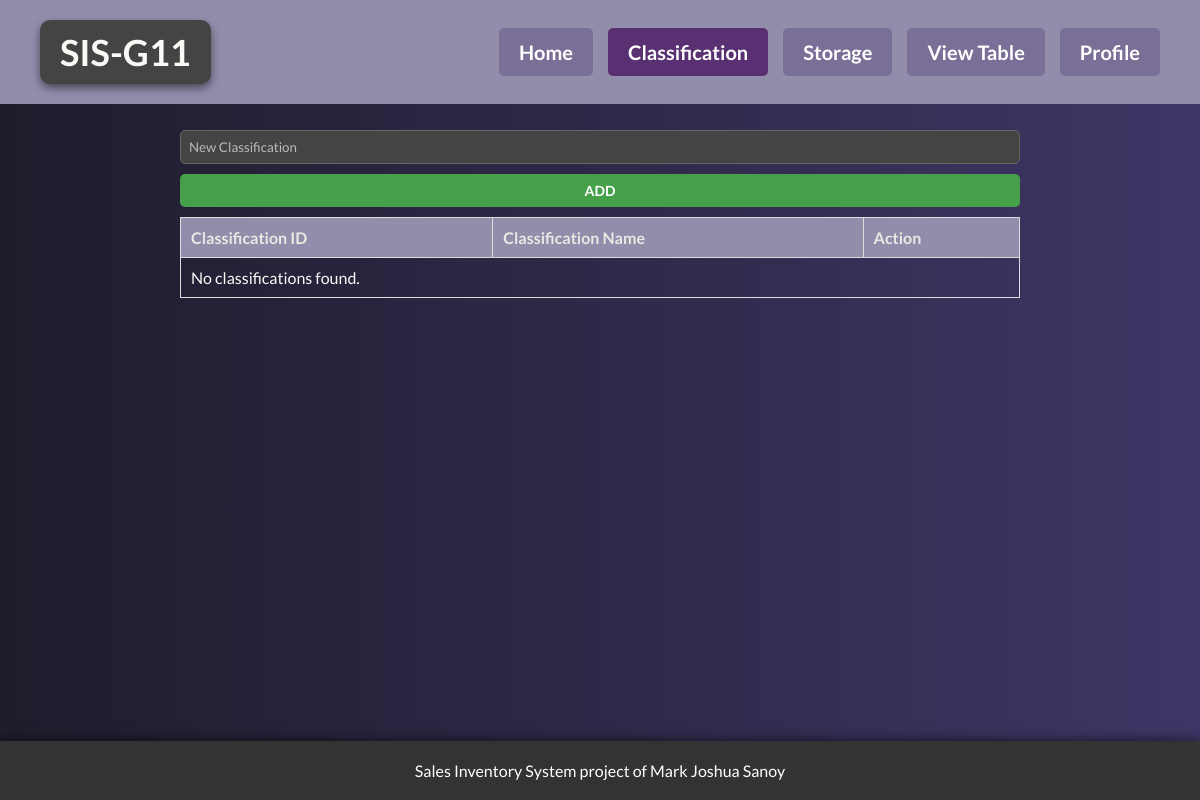
The page /classification.php on the database as committed earlier.
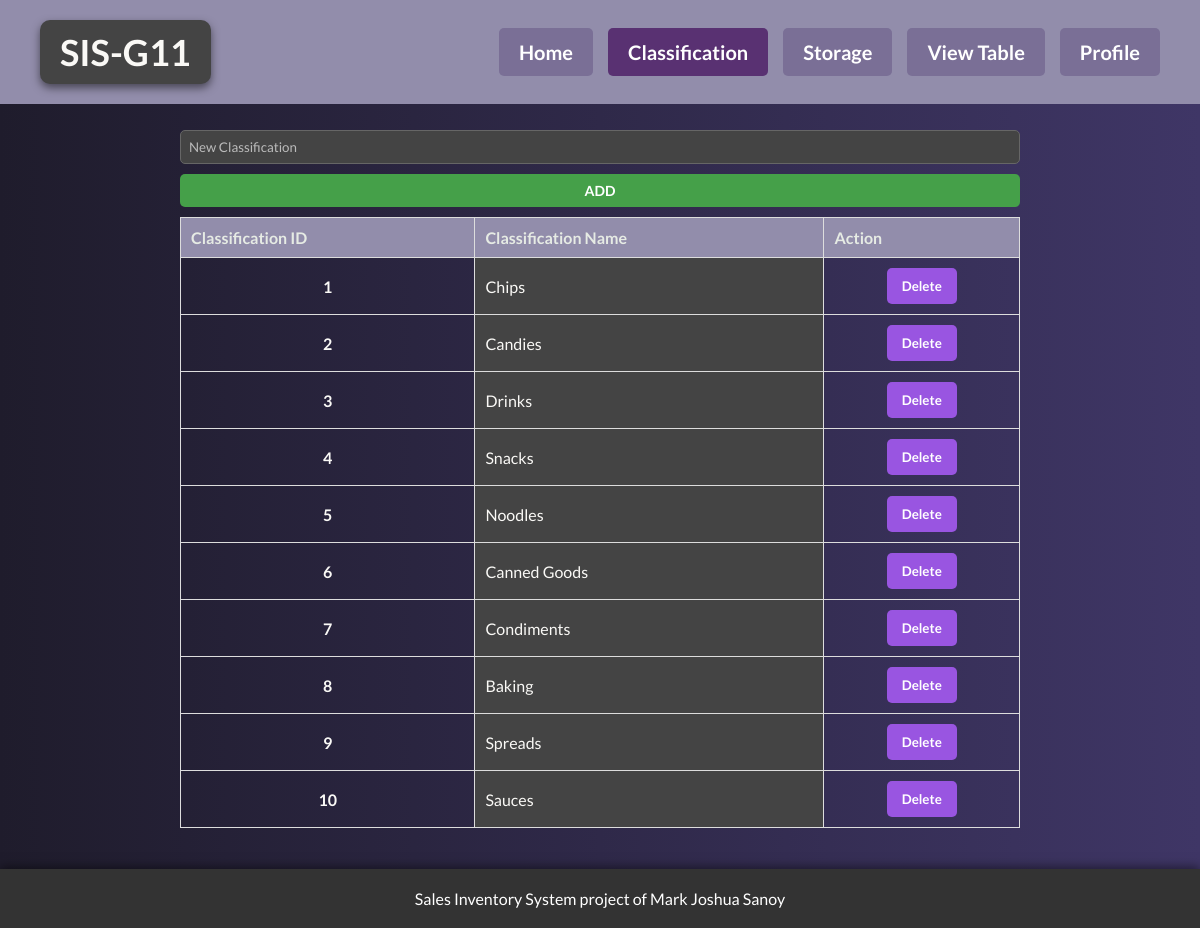
The same page on the database as committed later.
### tables this page shows
CREATE TABLE `c` (
  `classification_id` int(11) NOT NULL,
  `c_name` text NOT NULL
);

### classification.php (the view, shortened to what this page needs)
<link rel="stylesheet" href="assets/css/css-main.css">
<link rel="stylesheet" href="assets/css/css-classification.css">
<link rel="stylesheet" href="https://cdnjs.cloudflare.com/ajax/libs/jqueryui/1.12.1/jquery-ui.min.css">
<div class="nav"><?php include 'navpan.php';?></div>
        <div class='table-container'>
        <form id='addClassificationForm' method='POST'>
            <input type='text' name='new_classification' id='new_classification' placeholder='New Classification' required>
            <button type='submit'>ADD</button>
        </form>
        <table id='classificationTable' border='1'>
            <thead>
                <tr>
                    <th>Classification ID</th>
                    <th>Classification Name</th>
                    <th>Action</th>
                </tr>
            </thead>
<?php
include 'db_connect.php';
$sql = 'SELECT * FROM c ORDER BY classification_id';
$result = $conn->query($sql);
if ($result->num_rows > 0) {
    while ($row = $result->fetch_assoc()) {
        echo "<tr data-id='" . $row['classification_id'] . "'>
                <td style='text-align: center; font-weight: bold;'>" . $row['classification_id'] . "</td>
                <td contenteditable='true' class='editable' data-column='c_name'>" . $row['c_name'] . "</td>
                <td><button class='delete-button' data-id='" . $row['classification_id'] . "'>Delete</button></td>
              </tr>";
    }
} else {
    echo "<tr><td colspan='3'>No classifications found.</td></tr>";
}
echo "</tbody></table></div>";
?>
<?php include 'footer.php';?>

### navpan.php (shortened to what this page needs)
<!DOCTYPE html>
<html lang="en">
<head>
</head>
<body>
    <div class="nav">
        <div class="welcome">
            <h1>SIS-G11</h1>
        </div>
        <div class="links">
            <a href="index.php" id="home">Home</a>
            <a href="classification.php" id="classification">Classification</a>
            <a href="storage.php" id="storage">Storage</a>
            <a href="table.php" id="table">View Table</a>
            <a href="profile.php" id="personal">Profile</a>
        </div>
    </div>
</body>
</html>

### footer.php (shortened to what this page needs)
<div>
    <div class="footer">Sales Inventory System project of Mark Joshua Sanoy</div>
</div>

### assets/css/css-main.css (style rules this page uses)
* { box-sizing: border-box; font-family: 'Lato', sans-serif; color: #FAF9F6; margin: 0; }
body { background: linear-gradient(90deg, #1F1C2C, #3f3666); color: #928dab; margin-top: 125px; }
.nav { animation: none !important; }
form { display: flex; flex-direction: column; gap: 10px; }
input, select { width: 100%; padding: 8px; margin-top: 5px; border-radius: 5px; border: 1px solid #ccc; color: black; }

### assets/css/css-classification.css (style rules this page uses)
#classification { background-color:rgba(76, 27, 101, 0.8); }
#addClassificationForm { width: 70%; margin-bottom: 20px; animation: fadeIn 1s ease-in-out; margin: 0 auto 10px auto; }
#addClassificationForm input[type="text"] { padding: 10px; margin-right: 10px; border: 1px solid #ddd; border-radius: 5px; }
#addClassificationForm button { padding: 10px 20px; background-color: #4CAF50; color: white; border: none; cursor: pointer; border-radius: 5px; }
#classificationTable { width: 70%; border-collapse: collapse; margin-top: 20px; animation: fadeIn 1s ease-in-out; margin: 0 auto 100px auto; }
th { background-color: #928DAB; color: #E6EBE4; }
.editable { background-color: #444; }
#classificationTable th, #classificationTable td { padding: 10px; border: 1px solid #ddd; text-align: left; }
#addClassificationForm input[type="text"] { background-color: #444; color: white; border: 1px solid #666; padding: 8px; border-radius: 5px; outline: none; }
#addClassificationForm input[type="text"]::placeholder { color: #bbb; }
#addClassificationForm button { background-color: #45a049; color: white; font-weight: bold; font-size: 14px; border: none; padding: 8px 15px; border-radius: 5px; cursor: pointer; transition: background-color 0.12s ease-out, transform 0.15s ease-out, font-size 0.15s ease-out; }
.delete-button { padding: 10px 15px; background-color: #9955e1; font-weight: bolder; color: white; border: none; cursor: pointer; border-radius: 5px; display: block; margin: 0 auto; transition: background-color 0.20s ease-out, transform 0.15s ease-out, font-size 0.15s ease-out; }
.nav { animation: none !important; }

### navpan.php (style rules this page uses)
.nav { background-color: #928DAB; display: flex; align-items: center; justify-content: space-between; padding: 10px 20px; font-family: 'Lato', sans-serif; position: fixed; width: 100%; top: 0; left: 0; z-index: 1000; transition: all 0.3s ease-in-out; }
.welcome { text-align: center; padding: 10px 20px; background-color: #444; color: #FFFFFF; border-radius: 10px; box-shadow: 0 4px 8px rgba(0, 0, 0, 0.5); }
.welcome h1 { font-size: 36px; font-weight: bold; }
.links { display: flex; gap: 15px; }
.links a { text-decoration: none; font-size: 20px; font-weight: bold; padding: 12px 20px; border-radius: 5px; transition: background 0.3s, color 0.3s; font-family: 'Lato', sans-serif; color: white; }
@media (min-width: 1025px) and (max-width: 1200px) { .nav { justify-content: space-between; padding: 20px 40px; animation: fadeIn 0.5s ease-in-out; } }
@media (min-width: 1025px) and (max-width: 1200px) { .links { display: flex; animation: slideIn 0.5s ease-in-out; } }
@media (min-width: 1025px) and (max-width: 1200px) { .links a { font-size: 20px; padding: 12px 20px; background: rgba(48, 18, 84, 0.24); } }

### footer.php (style rules this page uses)
.footer { background-color: #333; color: #FFFFFF; text-align: center; padding: 20px; position: fixed; bottom: 0; width: 100%; box-shadow: 0px -2px 10px rgba(0, 0, 0, 0.5); animation: changeColor 5s infinite; }

Rows that differ between the two databases and show on the page:
added c: classification_id "1", c_name "Chips"
added c: classification_id "2", c_name "Candies"
added c: classification_id "3", c_name "Drinks"
added c: classification_id "4", c_name "Snacks"
added c: classification_id "5", c_name "Noodles"
added c: classification_id "6", c_name "Canned Goods"
added c: classification_id "7", c_name "Condiments"
added c: classification_id "8", c_name "Baking"
added c: classification_id "9", c_name "Spreads"
added c: classification_id "10", c_name "Sauces"
Other text that changed with them:
text no longer shown: "No classifications found."
